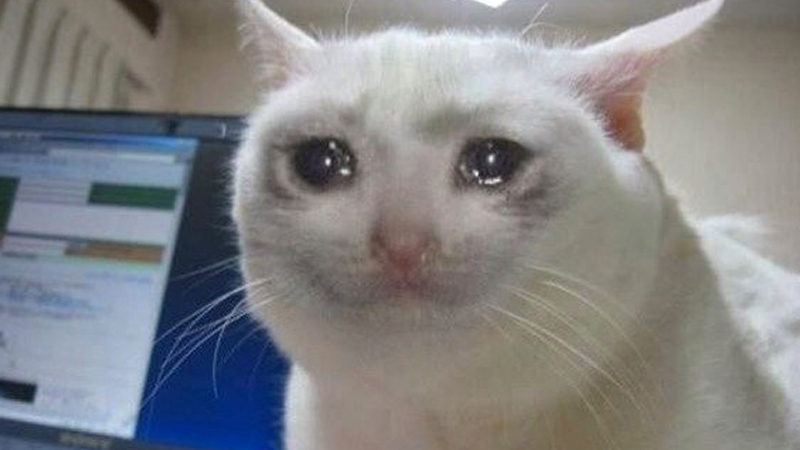
#> input picture sad.jpg, 800 x 450 px
$ python script.py sad.jpg
#> lines starting #> are read from the running program, lines starting #| are printed output that depends on the picture
import numpy as np
from PIL import Image
import argparse

def to_grayscale():
    imggray = img.convert('LA')
    imgmat = np.array(list(imggray.getdata(band=0)), float)
    imgmat.shape = (imggray.size[1], imggray.size[0])
    imgmat = np.matrix(imgmat)
    U, sigma, V = np.linalg.svd(imgmat)
    reconstimg = np.matrix(U[:, :n+1]) * np.diag(sigma[:n+1]) * np.matrix(V[:n+1, :])
    reconstimgGS = Image.fromarray(np.uint8(reconstimg))
    reconstimgGS.save(image_name + "_grayscale.jpg")
    print('Done. Compression rate is {0:.2f}%'.format(100 - compression))


def to_rgb():
    imgrgb = img.convert('RGB')

    imgR = np.empty((imgY, imgX))
    imgG = np.empty((imgY, imgX))
    imgB = np.empty((imgY, imgX))

    for i in range(imgX):
        for j in range(imgY):
            r, g, b = imgrgb.getpixel((i, j))
            imgR[j][i] = r
            imgG[j][i] = g
            imgB[j][i] = b

    imgR = np.matrix(imgR)
    imgG = np.matrix(imgG)
    imgB = np.matrix(imgB)

    UR, sigmaR, VR = np.linalg.svd(imgR)
    UG, sigmaG, VG = np.linalg.svd(imgG)
    UB, sigmaB, VB = np.linalg.svd(imgB)

    reconstimgR = np.matrix(UR[:, :n+1]) * np.diag(sigmaR[:n+1]) * np.matrix(VR[:n+1, :])
    reconstimgG = np.matrix(UG[:, :n+1]) * np.diag(sigmaG[:n+1]) * np.matrix(VG[:n+1, :])
    reconstimgB = np.matrix(UB[:, :n+1]) * np.diag(sigmaB[:n+1]) * np.matrix(VB[:n+1, :])

    imgR = Image.fromarray(np.uint8(reconstimgR))
    imgG = Image.fromarray(np.uint8(reconstimgG))
    imgB = Image.fromarray(np.uint8(reconstimgB))
    reconstimgRGB = Image.merge("RGB", (imgR, imgG, imgB))
    reconstimgRGB.save(image_name + "_rgb.jpg")
    print('Done. Compression rate is {0:.2f}%'.format(100 - compression))

if __name__ == '__main__':
    parser = argparse.ArgumentParser()
    parser.add_argument('image', type=str)
    parser.add_argument('-n', type=int, default=50)
    parser.add_argument('--grayscale', action='store_true')
    args = parser.parse_args()

    path = args.image
    image_name = path.split('.')[0]
    img = Image.open(args.image)
#> img is the input picture: PIL image 800x450 RGB; mean R, G, B 131.4, 132.1, 134.1
    imgX, imgY = img.size[0], img.size[1]
#> imgX = 800; imgY = 450

    n = args.n

    compression = ((imgX * n) + n + (imgY * n)) / (imgX * imgY)
#> compression = 0.174
    compression *= 100
#> compression = 17.38

    if args.grayscale:
        to_grayscale()
    else:
        to_rgb()
#> after the loop in to_rgb, `for i in range(imgX):`:
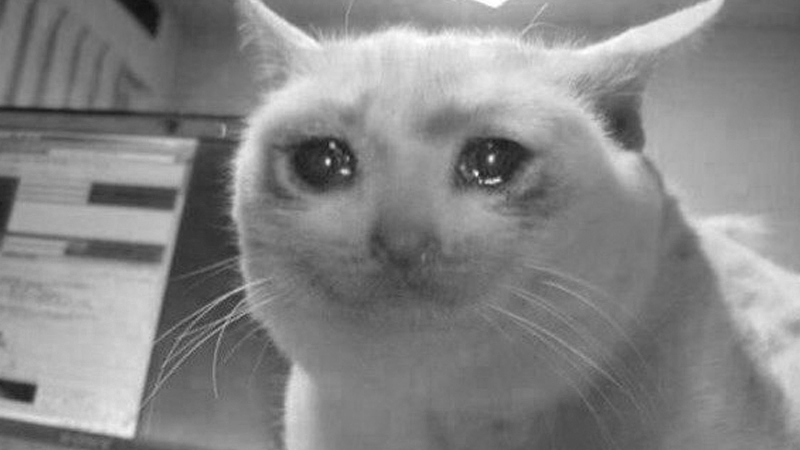
#> imgB: shape (450, 800) float64; min 13, max 255, mean 134.1
#> after the loop in to_rgb, `for i in range(imgX):`:
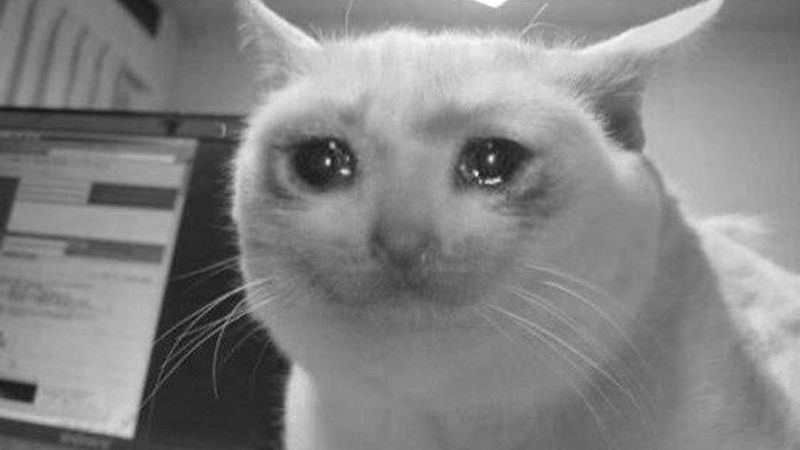
#> imgG: shape (450, 800) float64; min 18, max 255, mean 132.1
#> after the loop in to_rgb, `for i in range(imgX):`:
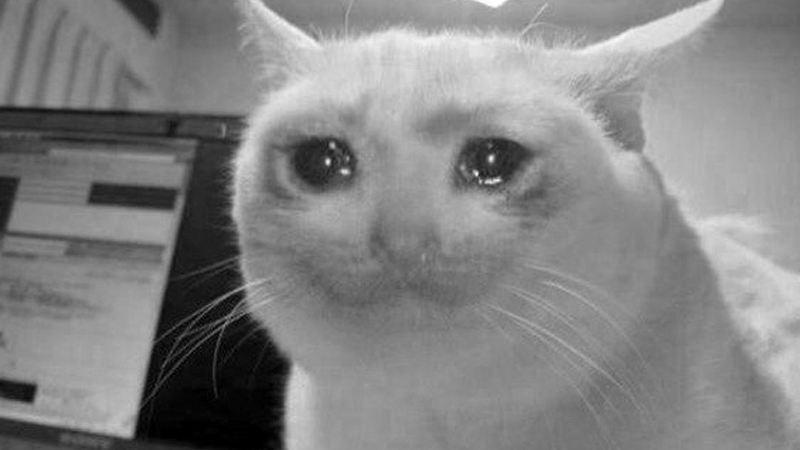
#> imgR: shape (450, 800) float64; min 0, max 255, mean 131.4
#> in to_rgb, `UR, sigmaR, VR = np.linalg.svd(imgR)`:
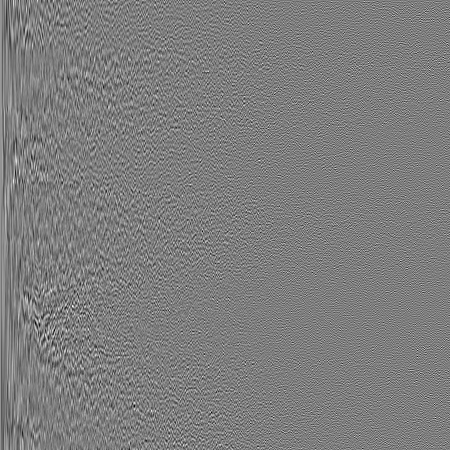
#> UR: shape (450, 450) float64; min -0.259, max 0.264, mean 9.51e-05; drawn with min black and max white
#> in to_rgb, `UR, sigmaR, VR = np.linalg.svd(imgR)`:
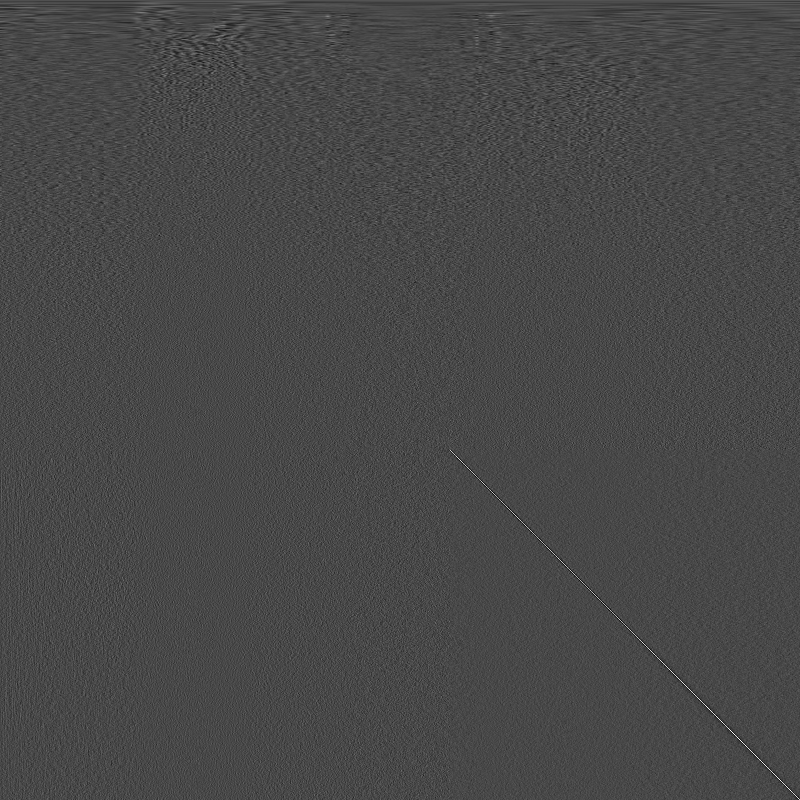
#> VR: shape (800, 800) float64; min -0.259, max 0.654, mean 5.42e-05; drawn with min black and max white
#> in to_rgb, `UR, sigmaR, VR = np.linalg.svd(imgR)`: sigmaR = 450 values, max 81213.8 at index 0, min 4.24 at index 449, mean 415.6
#> in to_rgb, `UG, sigmaG, VG = np.linalg.svd(imgG)`:
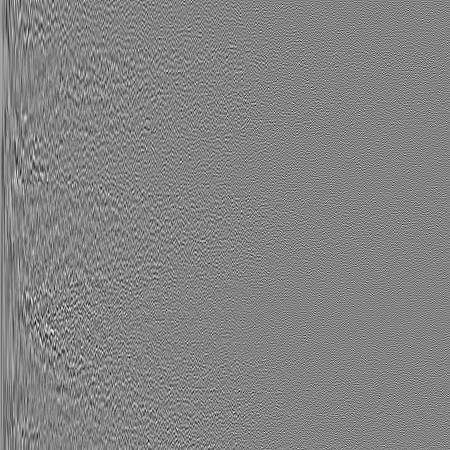
#> UG: shape (450, 450) float64; min -0.258, max 0.242, mean 8.12e-05; drawn with min black and max white
#> in to_rgb, `UG, sigmaG, VG = np.linalg.svd(imgG)`: sigmaG = 450 values, max 80814.9 at index 0, min 3.96 at index 449, mean 415.3
#> in to_rgb, `UB, sigmaB, VB = np.linalg.svd(imgB)`:
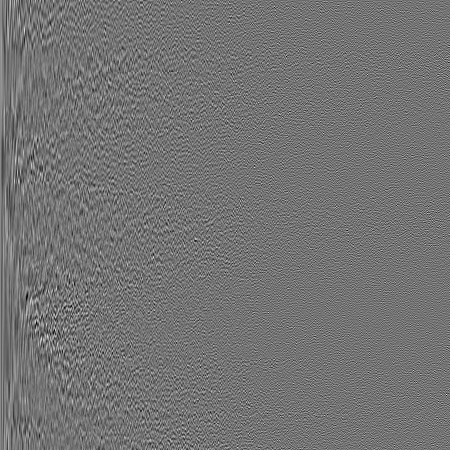
#> UB: shape (450, 450) float64; min -0.246, max 0.295, mean 0.000103; drawn with min black and max white
#> in to_rgb, `UB, sigmaB, VB = np.linalg.svd(imgB)`: sigmaB = 450 values, max 81183.4 at index 0, min 4.89 at index 449, mean 430.2
#| Done. Compression rate is 82.62%
